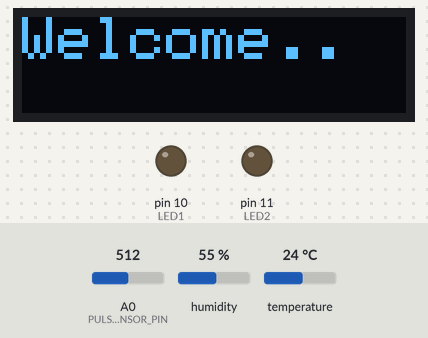
The sketch below on a simulated Arduino Uno, built with avr-gcc and run on an emulated ATmega328P. Shown: 128×32 one-colour display, output pins drawn as LEDs (lit = HIGH). The test bench sets the inputs (shaded band); at power-on: A0 (PULSE_SENSOR_PIN) = 512, humidity 55 %, temperature 24 °C. The modem accepts every AT command (registered, SIM ready, sends succeed) and sends nothing else; what the sketch prints to the serial monitor is not drawn.

Above: at 2.1 s.
At 4.2 s:
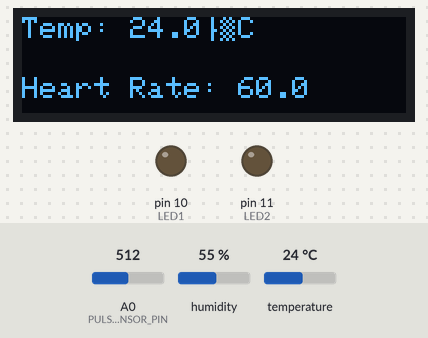

The sketch:

health_project.ino
```cpp
#include <SPI.h>
#include <Wire.h>
#include <Adafruit_GFX.h>
#include <Adafruit_SSD1306.h>
#include <dht.h>
#include <PulseSensorPlayground.h>
#include <SoftwareSerial.h>
#include <String.h>

#define SCREEN_WIDTH 128 // OLED display width, in pixels
#define SCREEN_HEIGHT 32 // OLED display height, in pixels

#define LED1 10 // blue LED
#define LED2 11 // red LED
#define BUZZ 52

#define OLED_RESET     -1 // Reset pin # (or -1 if sharing Arduino reset pin)
#define SCREEN_ADDRESS 0x3C ///< See datasheet for Address; 0x3D for 128x64, 0x3C for 128x32
Adafruit_SSD1306 display(SCREEN_WIDTH, SCREEN_HEIGHT, &Wire, OLED_RESET);

dht DHT;
#define DHT11_PIN 5
int const PULSE_SENSOR_PIN= 0;//intialize the heartbeat sensor
int Signal; // variable to store the pulse signals
int Threshold = 530; // maximun threshold


SoftwareSerial SIM800L(6,7);    // Sim module digital pins (rx and tx)
String API_key = "NO8KVXFJGMA7U7OX";  //Thingspeak  API Key
String apn = "MTN Uganda";   // Sim card apn
float heartrate; // heartrate data
float temperatur; //temperatutre data

void setup() {

  pinMode(LED1, OUTPUT);
  pinMode(LED2, OUTPUT);
  Serial.begin(9600);
//----
  // Serial.begin(115200);
  SIM800L.begin(9600);
  delay(2000);

//set up the oled display
  display.begin(SSD1306_SWITCHCAPVCC, 0x3C);
  display.clearDisplay();
  display.setTextColor(WHITE);
  display.setTextSize(2);

  // display welcome message
  display.setCursor(0, 0);
  display.print("Welcome..");
  display.display();
  delay(2000);
  display.setTextSize(1);
  display.clearDisplay();


}

void loop() {
  recordTemperature();

  SetupModule();
  SIM800L.println("AT+CIPSTART=\"TCP\",\"api.thingspeak.com\",\"80\"");
  delay(3000);
  ShowSerialData();

  SIM800L.println("AT+CIPSEND");
  delay(2000);
  Serial.println();
  ShowSerialData();
  String str="GET https://api.thingspeak.com/update?api_key="+API_key+"&field1=" + String(temperatur) +"&field2="+String(heartrate);
  Serial.println(str);  delay(2000);
  SIM800L.println(str); delay(4000);
  ShowSerialData();

  SIM800L.println((char)26); delay(4000);
  SIM800L.println();
  ShowSerialData();
  SIM800L.println("AT+CIPSHUT");//close the connection
  delay(500);
  ShowSerialData();
  str="";

  //total delay looping 50s
  delay(1000); //add 10s for 60s total delay looping


  // sendHeartRateToThingSpeak(heartrate); // Send heart rate data to ThingSpeak
  // delay(15000); // Delay between readings, adjust as needed


}


void recordTemperature(){//read the temperature from the dht and display it to the oled
 DHT.read11(DHT11_PIN);
  // double temperatur = DHT.temperature;
  double hum = DHT.humidity;
  temperatur = DHT.temperature;

  display.setCursor(0, 0);
  display.print("Temp: ");
  display.print(temperatur, 1);
  display.print("°C");


  // heart rate sensor

  Signal = analogRead(PULSE_SENSOR_PIN);
  // int heartRate = map(Signal, 0, 1024, 0, 100);  // process the analoge signal
  heartrate = map(Signal, 0, 1024, 0, 120);

  delay(20);
  display.setCursor(0, 20);
  display.print("Heart Rate: ");
  display.print(heartrate, 1);
  // display.print("%");
  display.display();
  delay(1000);

  display.clearDisplay();

//toggle the led in case the temp is high
  // if (temperatur > 37){
  //   ledToggle();
  // }

// test the heart rate sensor if it toggles
  // if(Signal > Threshold){
  //   ledToggle();
  // }

  // condition for both the heart rate sensor and the temp
  if ((temperatur > 30) ){
    ledToggle();
  }

}

//function to toggle the led
void ledToggle(){
 int i = 0;
 while(i<=20){

  digitalWrite(LED1, HIGH);
  delay(100);
  digitalWrite(LED1, LOW);

  digitalWrite(LED2, HIGH);
  delay(100);
  digitalWrite(LED2, LOW);
  i++;
}
}


void SetupModule(){
  if (SIM800L.available())Serial.write(SIM800L.read());
  SIM800L.println("AT"); delay(1000);
  SIM800L.println("AT+CPIN?"); delay(1000);
  SIM800L.println("AT+CREG?"); delay(1000);
  SIM800L.println("AT+CGATT?"); delay(1000);
  SIM800L.println("AT+CIPSHUT");delay(1000);
  SIM800L.println("AT+CIPSTATUS"); delay(2000);
  SIM800L.println("AT+CIPMUX=0");  delay(2000);

 //setting the APN,
  SIM800L.println("AT+CSTT=\""+apn+"\"");delay(1000);
  ShowSerialData();
  SIM800L.println("AT+CIICR");    delay(2000);
  ShowSerialData();

  //get local IP adress
  SIM800L.println("AT+CIFSR");    delay(2000);
  ShowSerialData();

  SIM800L.println("AT+CIPSPRT=0");delay(2000);
  ShowSerialData();
}

void ShowSerialData(){
  while(SIM800L.available()!=0)
  Serial.write(SIM800L.read());
  delay(2000);
}


// void sendHeartRateToThingSpeak(int heartRate) {
//   String apiKey = "your_thingspeak_api_key"; // Replace with your ThingSpeak API key
//   String url = "GET https://api.thingspeak.com/update?api_key="+API_key+"&field1=" + String(temperatur) +"&field2="+String(heartrate);


//   Serial.println("Sending data to ThingSpeak...");
//   Serial.print("Heart Rate: ");
//   Serial.println(heartRate);

//   // Connect to the GPRS network
//   connectToGPRS();

//   // Send HTTP GET request to ThingSpeak
//   SIM800L.println("AT+HTTPINIT");
//   delay(1000);
//   SIM800L.println("AT+HTTPPARA=\"CID\",1");
//   delay(1000);
//   SIM800L.println("AT+HTTPPARA=\"URL\",\"" + url + "\"");
//   delay(1000);
//   SIM800L.println("AT+HTTPACTION=0");
//   delay(5000); // Wait for response
//   SIM800L.println("AT+HTTPTERM"); // Terminate HTTP session
//   delay(1000);
// }

// void connectToGPRS() {
//   SIM800L.println("AT+SAPBR=3,1,\"CONTYPE\",\"GPRS\"");
//   delay(1000);
//   SIM800L.println("AT+SAPBR=3,1,\"APN\",\"" + String(apn) + "\"");
//   delay(1000);
//   SIM800L.println("AT+SAPBR=1,1");
//   delay(3000);
//   SIM800L.println("AT+HTTPINIT");
//   delay(1000);
// }
```

Measured:
- what the display in image 0 shows lasts 2.1 s, from 2.0 s to 4.1 s
